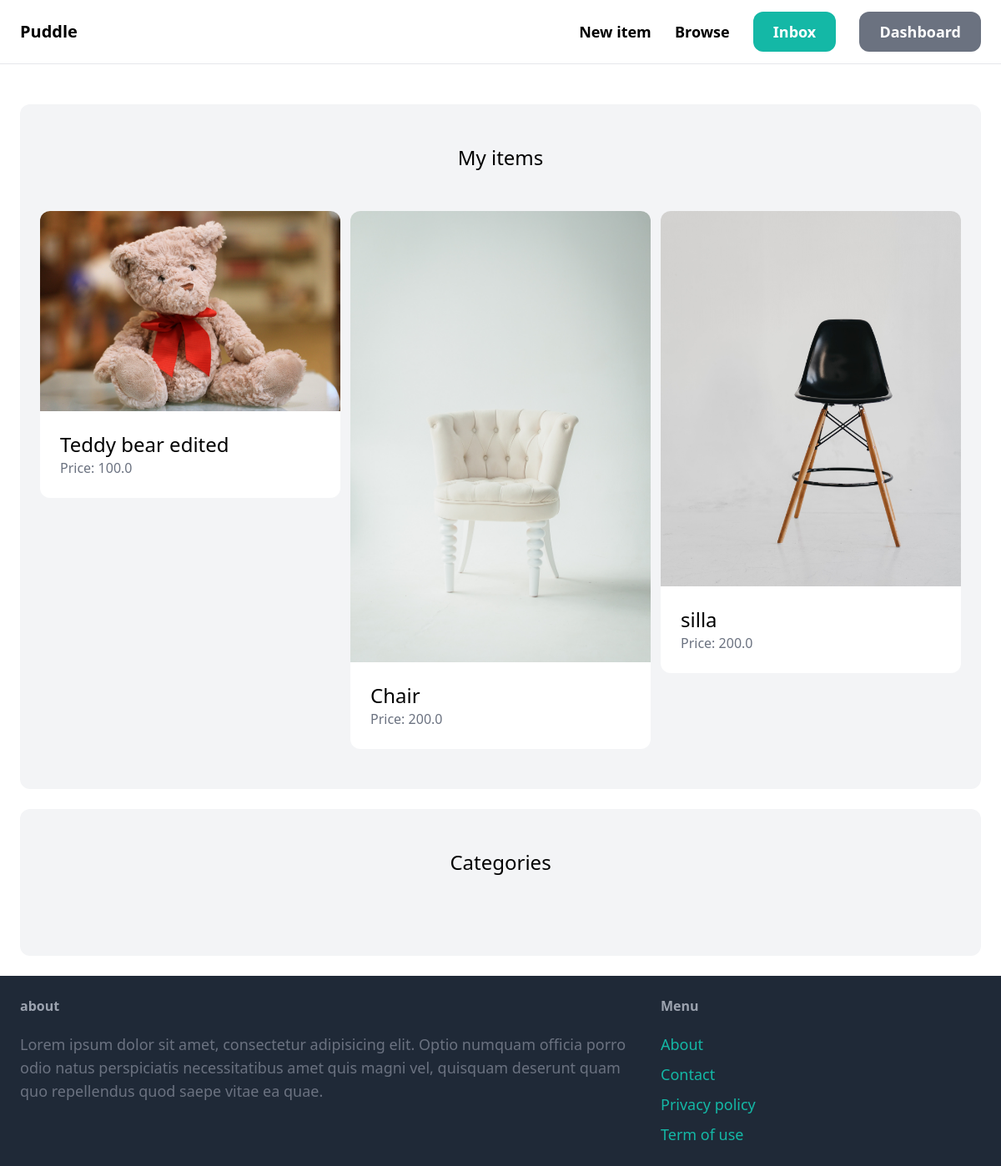
The page /dashboard/ (signed in) on the database its author committed.
### item/models.py (models this page shows)
class Item(models.Model):
    category = models.ForeignKey(Category, related_name='items', on_delete=models.CASCADE )
    name = models.CharField(max_length=255)
    description = models.TextField(blank=True, null=True)
    price = models.FloatField()
    image = models.ImageField(upload_to='item_images', blank=True, null=True)
    is_sold = models.BooleanField(default=False)
    created_by = models.ForeignKey(User, related_name='items', on_delete=models.CASCADE)
    created_at = models.DateTimeField(auto_now_add=True)

### dashboard/views.py (the view)
# urls.py: path('', views.index, name='index'),
@login_required
def index(request):
    items = Item.objects.filter(created_by=request.user)
    return render(request, 'dashboard/index.html',{
        'items': items,
    } )

### dashboard/templates/dashboard/index.html (shortened to what this page needs)
{% extends 'core/base.html' %}
{% block content %}
    <div class="mt-6 px-6 py-12 bg-gray-100 rounded-xl">
        <h2 class="mb-12 text-2xl text-center">My items</h2>
        <div class="grid grid-cols-3 gap-3">
            {% for item in items %}
                <div>
                    <a href="{% url 'item:detail' item.id %}">
                        <div>
                            <img src="{{ item.image.url}}" class="rounded-t-xl">
                        </div>
                        <div class="p-6 bg-white rounded-b-xl">
                            <h2 class="text-2xl">{{ item.name }}</h2>
                            <p class="text-gray-500">Price: {{ item.price }}</p>
                        </div>
                    </a>
                </div>
            {% endfor %}
        </div>
    </div>
    <div class="mt-6 px-6 py-12 bg-gray-100 rounded-xl">
        <h2 class="mb-12 text-2xl text-center">Categories</h2>
    </div>
{% endblock %}

### rows shown on the page
Item: image (picture), name "Teddy bear edited", price "100.0"
Item: image (picture), name "Chair", price "200.0"
Item: image (picture), name "silla", price "200.0"
